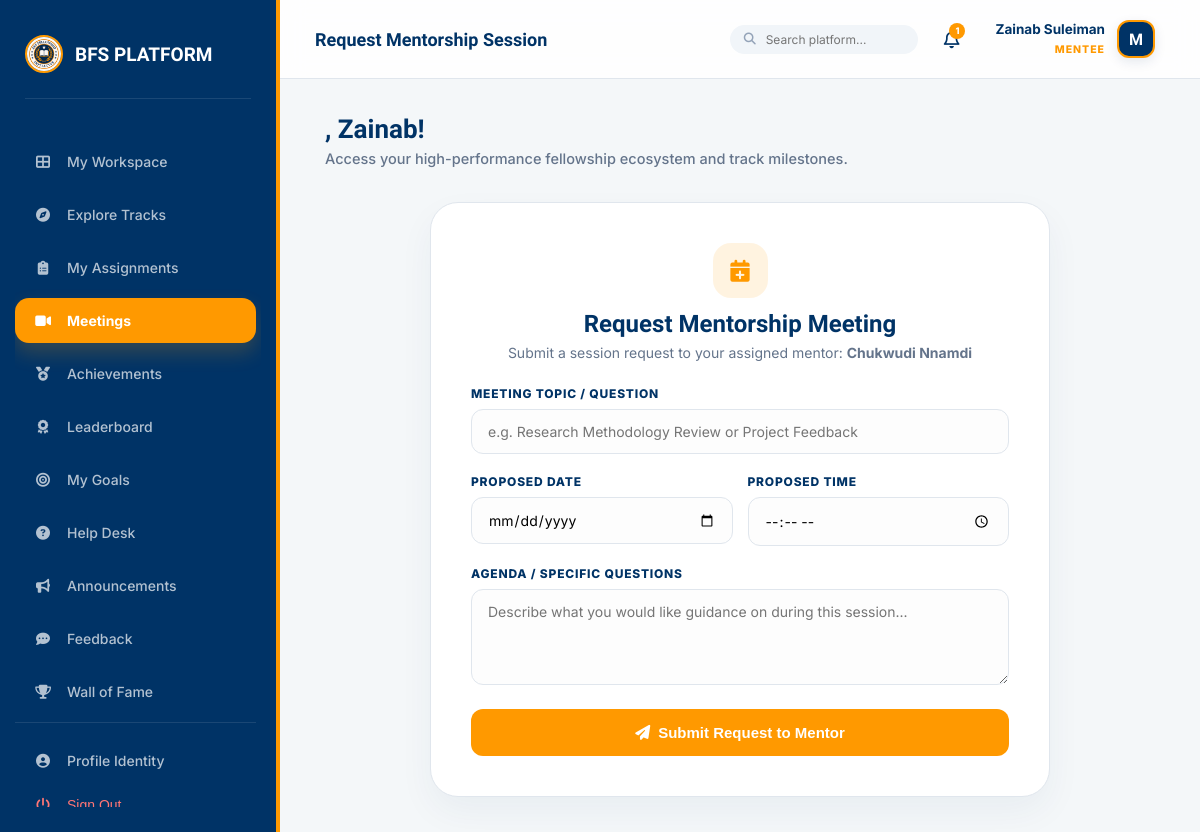
Page /groups/meetings/request/ (signed in) on the committed database.
### accounts/models.py (models this page shows, shortened)
class User(AbstractUser):
    ROLE_CHOICES = [
        ('mentee', 'Mentee'),
        ('mentor', 'Mentor'),
        ('management', 'Management Team'),
        ('coordinator', 'Programme Coordinator'),
    ]
    role = models.CharField(max_length=20, choices=ROLE_CHOICES, default='mentee')
    phone = models.CharField(max_length=20, blank=True)
    bio = models.TextField(blank=True)
    avatar_url = models.URLField(blank=True)   # Link to OneDrive/SharePoint photo
    is_verified = models.BooleanField(default=False)
    linkedin_url = models.URLField(blank=True, verbose_name="LinkedIn Profile")
    github_url = models.URLField(blank=True, verbose_name="GitHub/Portfolio")
    cv_url = models.URLField(blank=True, verbose_name="CV/Resume (OneDrive Link)")
    qualification = models.CharField(max_length=120, blank=True, help_text="e.g. B.Sc, M.Sc, Ph.D, Professional Fellow")
    expertise = models.CharField(max_length=150, blank=True, help_text="e.g. Software Engineering, AI, Cloud, Research")
    academic_status = models.CharField(max_length=100, blank=True, help_text="e.g. Student, Recent Graduate, Professional")
    interests = models.TextField(blank=True, help_text="Areas of interest or specialization")
    career_goal = models.TextField(blank=True, help_text="Mentee primary career and learning goal")

### groups/views.py (the view, shortened to what this page needs)
# urls.py: path('meetings/request/', views.request_meeting, name='request_meeting'),
@role_required('mentee')
def request_meeting(request):
    user = request.user
    pairing = Pairing.objects.filter(mentee=user, status='active').first()
    group_membership = GroupMembership.objects.filter(user=user, group__mentor__isnull=False).select_related('group__mentor').first()
    assigned_mentor = pairing.mentor if pairing else (group_membership.group.mentor if group_membership else None)
    if not assigned_mentor:
        messages.error(request, "You are not currently paired with a mentor. Please contact your Programme Coordinator.")
        return redirect('dashboard:mentee_dashboard')
    return render(request, 'groups/meeting_request_form.html', {
        'mentor': assigned_mentor,
        'pairing': pairing
    })

### accounts/permissions.py (called while the page is built)
def role_required(*roles):
    def check(user):
        if not user.is_authenticated:
            return False
        if user.role in roles:
            return True
        raise PermissionDenied
    return user_passes_test(check, login_url='accounts:login')

### notifications/context_processors.py (called while the page is built)
def notification_context(request):
    if request.user.is_authenticated:
        unread_count = Notification.objects.filter(user=request.user, is_read=False).count()
        latest = Notification.objects.filter(user=request.user).order_by('-created_at')[:5]
        return {
            'unread_notifications_count': unread_count,
            'latest_notifications': latest
        }
    return {
        'unread_notifications_count': 0,
        'latest_notifications': []
    }

### templates/groups/meeting_request_form.html (shortened to what this page needs)
{% extends 'base.html' %}
{% block header_title %}Request Mentorship Session{% endblock %}
{% block content %}
<div class="request-form-card">
    <div style="text-align: center; margin-bottom: 25px;">
        <div style="width: 55px; height: 55px; border-radius: 18px; background: var(--gold-soft); color: var(--gold); display: inline-flex; align-items: center; justify-content: center; font-size: 22px; margin-bottom: 12px;">
            <i class="fas fa-calendar-plus"></i>
        </div>
        <h2 style="margin: 0; font-family: 'Lexend'; color: var(--navy);">Request Mentorship Meeting</h2>
        <p style="margin: 6px 0 0; color: #64748b; font-size: 14px;">
            Submit a session request to your assigned mentor: <strong>{{ mentor.get_full_name|default:mentor.username }}</strong>
        </p>
    </div>
    <form method="post">
        <div>
            <label class="form-label">Meeting Topic / Question</label>
            <input type="text" name="topic" class="form-input" placeholder="e.g. Research Methodology Review or Project Feedback" required>
        </div>
        <div style="display: grid; grid-template-columns: 1fr 1fr; gap: 15px;">
            <div>
                <label class="form-label">Proposed Date</label>
                <input type="date" name="proposed_date" class="form-input" required>
            </div>
            <div>
                <label class="form-label">Proposed Time</label>
                <input type="time" name="proposed_time" class="form-input" required>
            </div>
        </div>
        <div>
            <label class="form-label">Agenda / Specific Questions</label>
            <textarea name="agenda" rows="4" class="form-input" placeholder="Describe what you would like guidance on during this session..."></textarea>
        </div>
        <button type="submit" class="btn-submit-req">
            <i class="fas fa-paper-plane"></i> Submit Request to Mentor
        </button>
    </form>
</div>
{% endblock %}

### templates/base.html (shortened to what this page needs)
{% load static %}
<!DOCTYPE html>
<html lang="en">
<head>
    <link rel="stylesheet" href="https://cdnjs.cloudflare.com/ajax/libs/font-awesome/6.4.0/css/all.min.css">
</head>
<body>
    <aside class="sidebar" id="sidebar">
        <div class="brand">
            <img src="{% static 'images/logo.jpg' %}" alt="BFS Logo">
            <span>BFS PLATFORM</span>
        </div>
        <nav class="nav-menu">
            {% if user.role == 'mentee' %}
                <a href="{% url 'dashboard:mentee_dashboard' %}" class="nav-item {% if request.resolver_match.url_name == 'mentee_dashboard' %}active{% endif %}">
                    <i class="fas fa-th-large"></i> My Workspace
                </a>
                <a href="{% url 'groups:group_list' %}" class="nav-item {% if 'groups' in request.path and 'meetings' not in request.path and 'pairings' not in request.path %}active{% endif %}">
                    <i class="fas fa-compass"></i> Explore Tracks
                </a>
                <a href="{% url 'tasks:my_tasks_list' %}" class="nav-item {% if 'tasks' in request.path %}active{% endif %}">
                    <i class="fas fa-clipboard-list"></i> My Assignments
                </a>
                <a href="{% url 'groups:meeting_list' %}" class="nav-item {% if 'meetings' in request.path %}active{% endif %}">
                    <i class="fas fa-video"></i> Meetings
                </a>
                <a href="{% url 'progress:achievements' %}" class="nav-item {% if 'achievements' in request.path %}active{% endif %}">
                    <i class="fas fa-medal"></i> Achievements
                </a>
                <a href="{% url 'progress:leaderboard' %}" class="nav-item {% if 'leaderboard' in request.path %}active{% endif %}">
                    <i class="fas fa-award"></i> Leaderboard
                </a>
                <a href="{% url 'progress:goals' %}" class="nav-item {% if 'goals' in request.path %}active{% endif %}">
                    <i class="fas fa-bullseye"></i> My Goals
                </a>
                <a href="{% url 'helpdesk:home' %}" class="nav-item {% if 'helpdesk' in request.path %}active{% endif %}">
                    <i class="fas fa-question-circle"></i> Help Desk
                </a>
                <a href="{% url 'announcements:list' %}" class="nav-item {% if 'announcements' in request.path %}active{% endif %}">
                    <i class="fas fa-bullhorn"></i> Announcements
                </a>
                <a href="{% url 'progress:feedback' %}" class="nav-item {% if 'feedback' in request.path %}active{% endif %}">
                    <i class="fas fa-comment-dots"></i> Feedback
                </a>
                <a href="{% url 'core:wall_of_fame' %}" class="nav-item {% if 'wall-of-fame' in request.path %}active{% endif %}">
                    <i class="fas fa-trophy"></i> Wall of Fame
                </a>
            {% endif %}
            <div style="margin-top: auto; border-top: 1px solid rgba(255,255,255,0.1); padding-top: 15px;">
                <a href="{% url 'accounts:profile' %}" class="nav-item {% if 'profile' in request.path %}active{% endif %}">
                    <i class="fas fa-user-circle"></i> Profile Identity
                </a>
                <button onclick="document.getElementById('logout-form').submit();" class="nav-item" style="color: #ff7675; cursor: pointer;">
                    <i class="fas fa-power-off"></i> Sign Out
                </button>
            </div>
        </nav>
    </aside>
    <main class="main">
        <header class="topbar">
            <div style="display: flex; align-items: center; gap: 15px;">
                <h2 style="margin:0; font-family:'Lexend'; font-size: 18px; color: var(--navy);">{% block header_title %}{% endblock %}</h2>
            </div>
            <div style="display: flex; align-items: center; gap: 20px;">
                <form method="get" action="{% url 'core:search' %}" style="display: flex; align-items: center; background: #f1f5f9; border-radius: 20px; padding: 6px 14px;">
                    <i class="fas fa-search" style="color: #94a3b8; font-size: 12px; margin-right: 8px;"></i>
                    <input type="text" name="q" placeholder="Search platform..." style="border: none; background: transparent; outline: none; font-size: 12px; width: 140px; font-family: inherit;">
                </form>
                <a href="{% url 'notifications:notification_list' %}" style="position: relative; color: var(--navy); text-decoration: none; font-size: 18px; padding: 6px;">
                    <i class="far fa-bell"></i>
                    {% if unread_notifications_count > 0 %}
                    <span style="position: absolute; top: 0; right: 0; background: var(--gold); color: white; border-radius: 50%; font-size: 9px; font-weight: 800; width: 16px; height: 16px; display: flex; align-items: center; justify-content: center;">
                        {{ unread_notifications_count }}
                    </span>
                    {% endif %}
                </a>
                <div class="identity-card" data-role="{{ user.get_role_display }}">
                    <div style="display: flex; align-items: center; gap: 12px;">
                        <div style="text-align: right; line-height: 1.2;">
                            <span style="display: block; font-weight: 700; font-size: 13.5px; color: var(--navy);">{{ user.get_full_name|default:user.username }}</span>
                            <span style="font-size: 10.5px; color: var(--gold); font-weight: 800; text-transform: uppercase; letter-spacing: 1px;">{{ user.role }}</span>
                        </div>
                        <div style="width: 38px; height: 38px; border-radius: 12px; background: var(--navy); color: white; display: flex; align-items: center; justify-content: center; font-weight: 800; font-family: 'Lexend'; border: 2px solid var(--gold); box-shadow: 0 4px 12px rgba(0, 51, 102, 0.1);">
                            {{ user.username|first|upper }}
                        </div>
                    </div>
                </div>
            </div>
        </header>
        <div class="content-body">
            <div class="welcome-banner">
                <h1>{{ greeting }}, {{ user.first_name|default:user.username }}!</h1>
                <p>Access your high-performance fellowship ecosystem and track milestones.</p>
            </div>
            {% block content %}{% endblock %}
        </div>
    </main>
</body>
</html>

### templates/base.html (style rules this page uses)
:root { --navy: #003366; --navy-light: #004d99; --navy-dark: #001a33; --gold: #FF9900; --gold-soft: rgba(255, 153, 0, 0.12); --bg: #F4F7F9; --surface: #FFFFFF; --line: #E0E6ED; --text: #1A2B3C; --danger: #e74c3c; --success: #2ecc71; --radius: 16px; --transition: all 0.4s cubic-bezier(0.165, 0.84, 0.44, 1); }
* { box-sizing: border-box; -webkit-tap-highlight-color: transparent; }
body { margin: 0; background: var(--bg); color: var(--text); font-family: 'Inter', sans-serif; display: flex; height: 100vh; width: 100vw; overflow: hidden; }
.sidebar { width: 280px; background: var(--navy); color: white; display: flex; flex-direction: column; padding: 25px 15px; z-index: 1100; transition: var(--transition); border-right: 4px solid var(--gold); flex-shrink: 0; }
.brand { display: flex; align-items: center; gap: 12px; font-family: 'Lexend'; font-weight: 700; font-size: 19px; margin: 10px 10px 40px; border-bottom: 1px solid rgba(255,255,255,0.1); padding-bottom: 25px; }
.brand img { width: 38px; height: 38px; border-radius: 50%; border: 2px solid var(--gold); }
.nav-menu { flex: 1; display: flex; flex-direction: column; gap: 8px; overflow-y: auto; padding-right: 5px; }
.nav-item { display: flex; align-items: center; gap: 14px; padding: 14px 18px; border-radius: 14px; color: rgba(255,255,255,0.7); font-size: 14px; font-weight: 500; text-decoration: none; transition: 0.3s; cursor: pointer; border: none; background: transparent; width: 100%; text-align: left; }
.nav-item.active { background: var(--gold); color: white !important; font-weight: 700; box-shadow: 0 10px 20px rgba(255, 153, 0, 0.2); }
.nav-item i { width: 20px; text-align: center; }
.main { flex: 1; display: flex; flex-direction: column; min-width: 0; position: relative; }
.topbar { background: rgba(255, 255, 255, 0.85); backdrop-filter: blur(12px); -webkit-backdrop-filter: blur(12px); padding: 15px 35px; border-bottom: 1px solid var(--line); display: flex; justify-content: space-between; align-items: center; z-index: 1000; }
.content-body { padding: 35px 45px; overflow-y: auto; flex: 1; scroll-behavior: smooth; }
.welcome-banner { margin-bottom: 35px; animation: fadeInUp 0.8s cubic-bezier(0.165, 0.84, 0.44, 1); }
.welcome-banner h1 { margin: 0; font-family: 'Lexend'; color: var(--navy) !important; font-size: 26px; font-weight: 700; }
.welcome-banner p { margin: 6px 0 0; color: #64748b; font-size: 14.5px; font-weight: 500; }
.identity-card { position: relative; cursor: pointer; transition: 0.3s; padding: 5px 10px; border-radius: 12px; }

### templates/groups/meeting_request_form.html (style rules this page uses)
.request-form-card { max-width: 620px; margin: 0 auto; background: white; padding: 40px; border-radius: 28px; border: 1px solid var(--line); box-shadow: 0 15px 35px rgba(0, 51, 102, 0.05); }
.form-label { display: block; font-size: 12px; font-weight: 800; color: var(--navy); text-transform: uppercase; letter-spacing: 0.8px; margin-bottom: 8px; }
.form-input { width: 100%; padding: 13px 16px; border: 1.5px solid var(--line); border-radius: 12px; font-size: 14px; font-family: inherit; background: #fdfdfd; margin-bottom: 20px; transition: 0.3s; }
.btn-submit-req { background: var(--gold); color: white; padding: 15px; border-radius: 12px; font-size: 15px; font-weight: 700; border: none; cursor: pointer; transition: 0.3s; width: 100%; display: flex; align-items: center; justify-content: center; gap: 8px; }

### rows in the picture
User: get_full_name "Zainab Suleiman", role "MENTEE", username|first "M", first_name "Zainab"
User: get_full_name "Chukwudi Nnamdi"

### other values in the picture
{{ unread_notifications_count }} "1"
